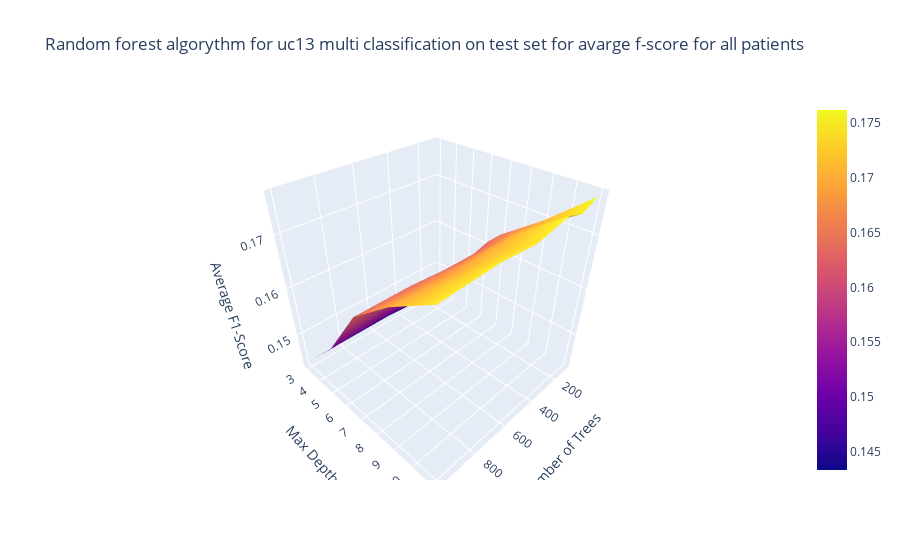

Notebook source saved alongside this figure:
### Code cell
plot_uc13_3d_n_trees_max_depth_avg_f1_score(df_uc13_test_multiclass, 'Random forest algorythm for uc13 multi classification on test set for avarge f-score for all patients')

### Figure 1 — Plotly figure (JSON) as saved in the notebook; plotly's stock layout.template omitted (floating-point values rounded to 4 significant figures)
{"data": [{"type": "surface", "x": [[100, 200, 300, 500, 700, 1000], [100, 200, 300, 500, 700, 1000], [100, 200, 300, 500, 700, 1000], [100, 200, 300, 500, 700, 1000], [100, 200, 300, 500, 700, 1000]], "y": [[3, 3, 3, 3, 3, 3], [5, 5, 5, 5, 5, 5], [7, 7, 7, 7, 7, 7], [9, 9, 9, 9, 9, 9], [11, 11, 11, 11, 11, 11]], "z": [[0.1438, 0.1438, 0.1433, 0.1438, 0.1438, 0.1438], [0.1524, 0.1519, 0.1524, 0.1519, 0.1524, 0.1519], [0.1638, 0.1638, 0.1629, 0.1629, 0.1633, 0.1633], [0.1695, 0.1695, 0.17, 0.1695, 0.169, 0.1695], [0.1762, 0.1748, 0.1757, 0.1743, 0.1748, 0.1743]]}], "layout": {"scene": {"camera": {"center": {"x": 0, "y": 0, "z": 0}, "eye": {"x": 1.25, "y": 1.25, "z": 1.25}, "up": {"x": 0, "y": 0, "z": 1}}, "xaxis": {"title": {"text": "Number of Trees"}}, "yaxis": {"title": {"text": "Max Depth"}}, "zaxis": {"title": {"text": "Average F1-Score"}}}, "title": {"text": "Random forest algorythm for uc13 multi classification on test set for avarge f-score for all patients"}}}
